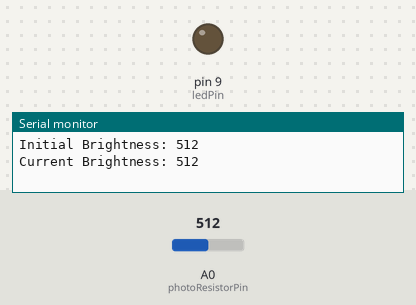
This sketch was run on a simulated Arduino Uno, built with avr-gcc and run on an emulated ATmega328P. Shown: output pins drawn as LEDs (lit = HIGH), the last lines printed to the serial monitor. The inputs (shaded band) are chosen by the test bench; at power-on: A0 (photoResistorPin) = 512.

Above: at 1.2 s.
1.3 s: A0 (photoResistorPin) set to 473
5.2 s: A0 (photoResistorPin) set to 447
At 9.1 s:
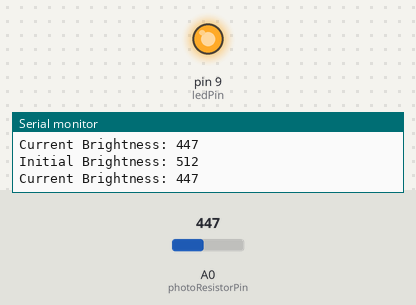
9.5 s: A0 (photoResistorPin) set to 511
At 13.2 s:
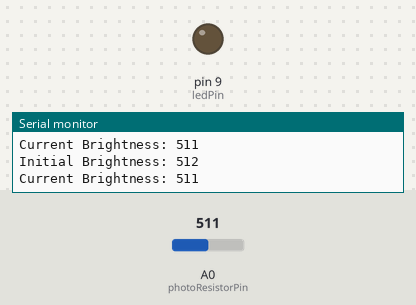
13.5 s: A0 (photoResistorPin) set to 306
At 16.5 s:
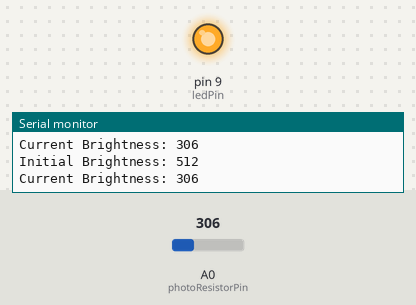
Timing chart, 0 to 18.0 s (numbered marks = the images above; inputs shaded):
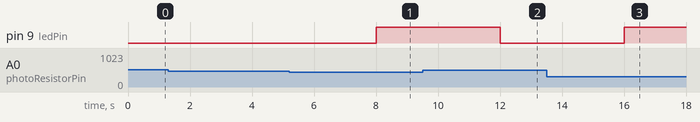

Measured:
- the behaviour switches between 462 and 461 on A0 (photoResistorPin) (found by bisection; images 0 and 1)
- after the input at 5.2 s, pin 9 (ledPin): LOW → HIGH after 2.8 s
- after the input at 9.5 s, pin 9 (ledPin): HIGH → LOW after 2.5 s
- after the input at 13.5 s, pin 9 (ledPin): LOW → HIGH after 2.5 s

The sketch:

photoresitor.ino
```cpp
/*
  SparkFun Inventor's Kit
  Example sketch 07

  PHOTORESISTOR

  Read a photoresistor (light sensor) to detect "darkness" and turn on an LED when it
  is "dark" and turn back off again when it is "bright.

  This sketch was written by SparkFun Electronics,
  with lots of help from the Arduino community.
  This code is completely free for any use.
  Visit http://learn.sparkfun.com/products/2 for SIK information.
  Visit http://www.arduino.cc to learn about the Arduino.
*/


// As usual, we'll create constants to name the pins we're using.
// This will make it easier to follow the code below.

const int photoResistorPin = 0;
const int ledPin = 9;

// We'll also set up some global variables for the light level a calibration value and
//and a raw light value
int initialBrightness;
int currentBrightness;


void setup()
{
  // We'll set up the LED pin to be an output.
  pinMode(ledPin, OUTPUT);
  initialBrightness = analogRead(photoResistorPin);
  //we will take a single reading from the light sensor and store it in the lightCal
  //variable. This will give us a prelinary value to compare against in the loop
}


void loop()
{
  Serial.begin(9600);
  //Take a reading using analogRead() on sensor pin and store it in lightVal
  currentBrightness = analogRead(photoResistorPin);
  Serial.print("Initial Brightness: ");
  Serial.print(initialBrightness);
  Serial.println("");

  Serial.print("Current Brightness: ");
  Serial.print(currentBrightness);
  Serial.println("");
  delay(2000);

  //if lightVal is less than our initial reading (lightCal) minus 50 it is dark and
  //turn pin 9 HIGH. The (-50) part of the statement sets the sensitivity. The smaller
  //the number the more sensitive the circuit will be to variances in light.
  if (currentBrightness < initialBrightness - 50)
  {
    digitalWrite(9, HIGH);
  }

  //else, it is bright, turn pin 9 LOW
  else
  {
    digitalWrite(9, LOW);
  }

}
```
